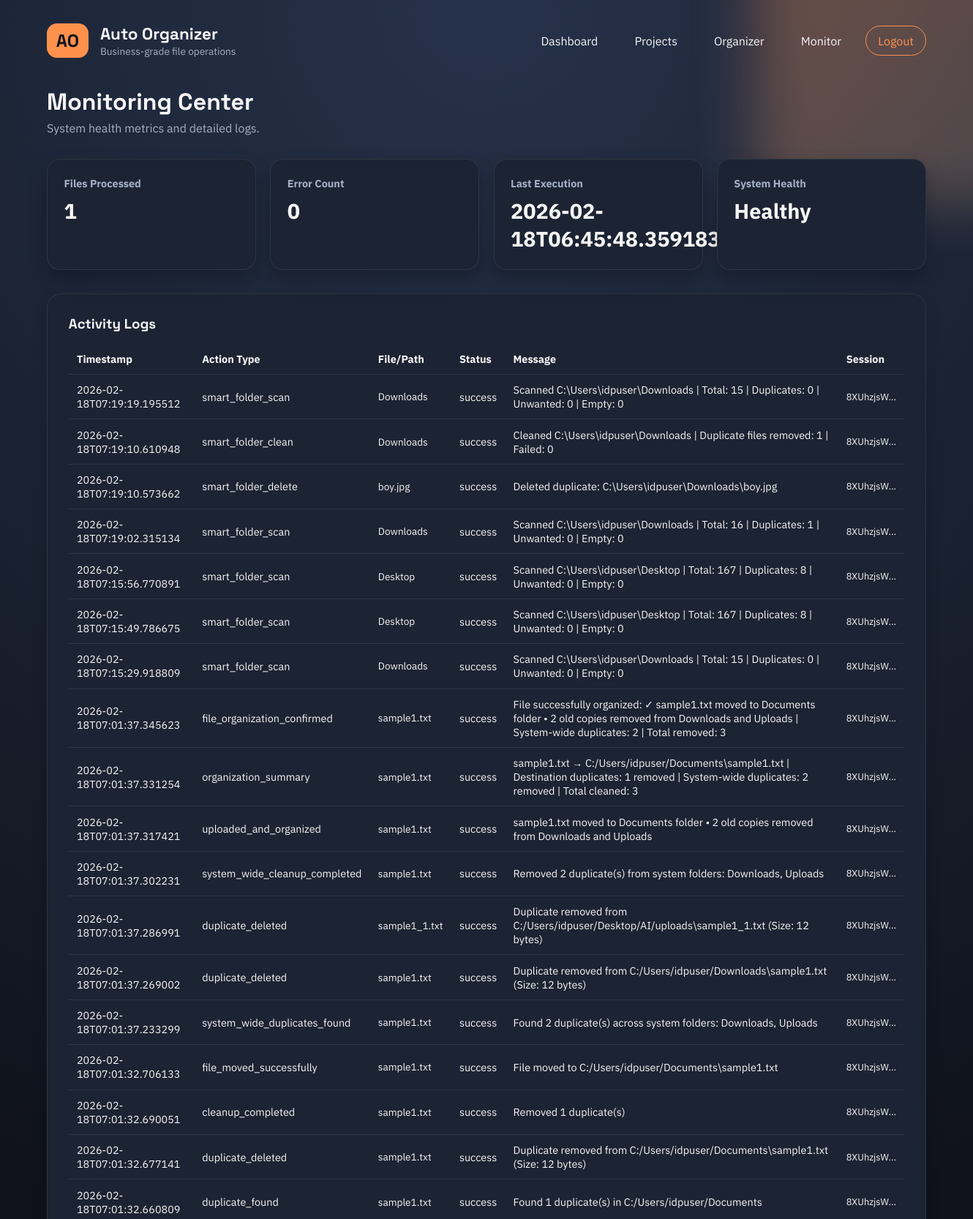
Screenshot of /logs (signed in, upper part) with the database file from the repository.
### tables this page shows
CREATE TABLE stats (
                    id INTEGER PRIMARY KEY AUTOINCREMENT,
                    total_files INTEGER NOT NULL,
                    total_errors INTEGER NOT NULL,
                    last_run TEXT NOT NULL,
                    session_id TEXT NOT NULL
                , username TEXT);

CREATE TABLE logs (
                    id INTEGER PRIMARY KEY AUTOINCREMENT,
                    action TEXT NOT NULL,
                    filename TEXT NOT NULL,
                    status TEXT NOT NULL,
                    message TEXT NOT NULL,
                    timestamp TEXT NOT NULL,
                    session_id TEXT NOT NULL
                , username TEXT);

### app.py (the view)
@app.route("/logs")
@login_required
def logs():
    session_id = ensure_session_id()
    username = session.get("username", "")
    stats = monitor.get_latest_stats(username, session_id)
    logs = db.get_recent_logs(username, limit=50)
    system_status = monitor.get_system_status(stats)
    return render_template(
        "logs.html",
        logs=logs,
        stats=stats,
        system_status=system_status,
        session_id=session_id,
    )

### app.py (called while the page is built)
def login_required(view_func):
    @wraps(view_func)
    def wrapper(*args, **kwargs):
        if "user_id" not in session:
            return redirect(url_for("login"))
        return view_func(*args, **kwargs)
    return wrapper

def ensure_session_id():
    if "session_id" not in session:
        session["session_id"] = "".join(random.choices(string.ascii_letters + string.digits, k=12))
    return session["session_id"]

### database_manager.py (called while the page is built)
    def _connect(self):
        conn = sqlite3.connect(self.db_path)
        conn.row_factory = sqlite3.Row
        return conn

    def get_recent_logs(self, username, limit=20):
        with self._connect() as conn:
            cursor = conn.cursor()
            cursor.execute(
                "SELECT * FROM logs WHERE username = ? ORDER BY id DESC LIMIT ?",
                (username, limit),
            )
            rows = cursor.fetchall()
            return [dict(row) for row in rows]

    def get_latest_stats(self, username):
        with self._connect() as conn:
            cursor = conn.cursor()
            cursor.execute(
                """
                SELECT * FROM stats
                WHERE username = ?
                ORDER BY id DESC
                LIMIT 1
                """,
                (username,),
            )
            row = cursor.fetchone()
            return dict(row) if row else None

### system_monitor.py (called while the page is built, shortened)
    def get_latest_stats(self, username, session_id):
        stats = self.db.get_latest_stats(username)
        return stats

    def get_system_status(self, stats):
        if not stats:
            return "Unknown"
        if stats["total_errors"] == 0:
            return "Healthy"
        if stats["total_errors"] < 3:
            return "Degraded"
        return "Attention Required"

### templates/logs.html
{% extends "base.html" %}
{% block content %}
<section class="page-header">
    <h2>Monitoring Center</h2>
    <p>System health metrics and detailed logs.</p>
</section>
<section class="stats-grid">
    <div class="stat-card">
        <h3>Files Processed</h3>
        <p class="stat-value">{{ stats.total_files }}</p>
    </div>
    <div class="stat-card">
        <h3>Error Count</h3>
        <p class="stat-value">{{ stats.total_errors }}</p>
    </div>
    <div class="stat-card">
        <h3>Last Execution</h3>
        <p class="stat-value">{{ stats.last_run }}</p>
    </div>
    <div class="stat-card">
        <h3>System Health</h3>
        <p class="stat-value">{{ system_status }}</p>
    </div>
</section>
<section class="panel">
    <h3>Activity Logs</h3>
    <div class="table-wrapper">
        <table>
            <thead>
                <tr>
                    <th>Timestamp</th>
                    <th>Action Type</th>
                    <th>File/Path</th>
                    <th>Status</th>
                    <th>Message</th>
                    <th>Session</th>
                </tr>
            </thead>
            <tbody>
                {% for log in logs %}
                <tr>
                    <td>{{ log.timestamp }}</td>
                    <td>
                        {% if log.action == 'file_created' %}
                            <span style="color: #2ecc71;">● Created</span>
                        {% elif log.action == 'file_deleted' %}
                            <span style="color: #e74c3c;">● Deleted</span>
                        {% elif log.action == 'file_modified' %}
                            <span style="color: #f39c12;">● Modified</span>
                        {% elif log.action == 'file_renamed' %}
                            <span style="color: #3498db;">● Renamed/Moved</span>
                        {% elif log.action == 'upload' %}
                            <span style="color: #9b59b6;">Upload</span>
                        {% elif log.action == 'delete' %}
                            <span style="color: #e74c3c;">Delete</span>
                        {% elif log.action == 'login' %}
                            <span style="color: #1abc9c;">Login</span>
                        {% elif log.action == 'logout' %}
                            <span style="color: #95a5a6;">Logout</span>
                        {% else %}
                            {{ log.action }}
                        {% endif %}
                    </td>
                    <td style="font-size: 0.85rem;">{{ log.filename }}</td>
                    <td>{{ log.status }}</td>
                    <td>{{ log.message }}</td>
                    <td style="font-size: 0.8rem;">{{ log.session_id[:8] }}...</td>
                </tr>
                {% else %}
                <tr>
                    <td colspan="6">No activity logged.</td>
                </tr>
                {% endfor %}
            </tbody>
        </table>
    </div>
</section>
{% endblock %}

### templates/base.html (shortened to what this page needs)
<!DOCTYPE html>
<html lang="en">
<head>
    <link rel="stylesheet" href="{{ url_for('static', filename='styles.css') }}" />
</head>
<body>
    <div class="background-shape"></div>
    <header class="top-bar">
        <div class="brand">
            <span class="brand-mark">AO</span>
            <div>
                <h1>Auto Organizer</h1>
                <p>Business-grade file operations</p>
            </div>
        </div>
        {% if session.get('user_id') %}
        <nav class="nav-links">
            <a href="{{ url_for('dashboard') }}">Dashboard</a>
            <a href="{{ url_for('projects') }}">Projects</a>
            <a href="{{ url_for('organize') }}">Organizer</a>
            <a href="{{ url_for('logs') }}">Monitor</a>
            <a href="{{ url_for('logout') }}" class="outline">Logout</a>
        </nav>
        {% endif %}
    </header>
    <main class="main-content">
        {% block content %}{% endblock %}
    </main>
</body>
</html>

### static/styles.css (style rules this page uses)
:root { --bg-dark: #0f121a; --bg-soft: #161c27; --bg-card: #1c2433; --accent: #ff914d; --accent-soft: #ffd1b0; --text-main: #f6f6f6; --text-muted: #a5b0c4; --border: rgba(255, 255, 255, 0.08); }
* { box-sizing: border-box; margin: 0; padding: 0; }
body { font-family: "IBM Plex Sans", sans-serif; background: radial-gradient(circle at top, #26324a 0%, var(--bg-dark) 45%); color: var(--text-main); min-height: 100vh; position: relative; overflow-x: hidden; }
.background-shape { position: absolute; width: 420px; height: 420px; background: linear-gradient(135deg, rgba(255, 145, 77, 0.35), rgba(255, 209, 176, 0.2)); filter: blur(40px); top: -140px; right: -120px; z-index: 0; }
.top-bar { display: flex; justify-content: space-between; align-items: center; padding: 2rem 4rem 1.5rem; position: relative; z-index: 1; }
.brand { display: flex; gap: 1rem; align-items: center; }
.brand-mark { font-family: "Space Grotesk", sans-serif; font-weight: 700; font-size: 1.5rem; color: var(--bg-dark); background: var(--accent); padding: 0.5rem 0.8rem; border-radius: 14px; }
.brand h1 { font-family: "Space Grotesk", sans-serif; font-size: 1.4rem; }
.brand p { font-size: 0.85rem; color: var(--text-muted); }
.nav-links { display: flex; gap: 1rem; }
.nav-links a { color: var(--text-main); text-decoration: none; padding: 0.6rem 1rem; border-radius: 999px; border: 1px solid transparent; transition: all 0.2s ease; }
.nav-links .outline { border-color: var(--accent); color: var(--accent); }
.main-content { padding: 1rem 4rem 3rem; position: relative; z-index: 1; }
.page-header { margin-bottom: 2rem; }
.page-header h2 { font-family: "Space Grotesk", sans-serif; font-size: 2rem; }
.page-header p { color: var(--text-muted); margin-top: 0.4rem; }
.stats-grid { display: grid; grid-template-columns: repeat(auto-fit, minmax(200px, 1fr)); gap: 1.2rem; margin-bottom: 2rem; }
.stat-card { background: var(--bg-card); padding: 1.4rem; border-radius: 18px; border: 1px solid var(--border); box-shadow: 0 12px 24px rgba(0, 0, 0, 0.25); }
.stat-card h3 { font-size: 0.9rem; color: var(--text-muted); margin-bottom: 0.6rem; }
.stat-value { font-size: 1.8rem; font-weight: 700; }
.panel { background: var(--bg-card); padding: 1.8rem; border-radius: 20px; border: 1px solid var(--border); box-shadow: 0 12px 20px rgba(0, 0, 0, 0.2); }
.panel h3 { font-family: "Space Grotesk", sans-serif; margin-bottom: 1rem; }
.table-wrapper { overflow-x: auto; }
.table-wrapper table { width: 100%; border-collapse: collapse; font-size: 0.9rem; }
.table-wrapper th, .table-wrapper td { text-align: left; padding: 0.7rem; border-bottom: 1px solid var(--border); }

### rows the page displays
stats: total_files "1", total_errors "0", last_run "2026-02-18T06:45:48.359183"
logs: timestamp "2026-02-18T07:19:19.195512", action "smart_folder_scan", filename "Downloads", status "success", message "Scanned C:\\Users\\idpuser\\Downloads | Total: 15 | Duplicates: 0 | Unwanted: 0 | Empty: 0", session_id "8XUhzjsW"
logs: timestamp "2026-02-18T07:19:10.610948", action "smart_folder_clean", filename "Downloads", status "success", message "Cleaned C:\\Users\\idpuser\\Downloads | Duplicate files removed: 1 | Failed: 0", session_id "8XUhzjsW"
logs: timestamp "2026-02-18T07:19:10.573662", action "smart_folder_delete", filename "boy.jpg", status "success", message "Deleted duplicate: C:\\Users\\idpuser\\Downloads\\boy.jpg", session_id "8XUhzjsW"
logs: timestamp "2026-02-18T07:19:02.315134", action "smart_folder_scan", filename "Downloads", status "success", message "Scanned C:\\Users\\idpuser\\Downloads | Total: 16 | Duplicates: 1 | Unwanted: 0 | Empty: 0", session_id "8XUhzjsW"
logs: timestamp "2026-02-18T07:15:56.770891", action "smart_folder_scan", filename "Desktop", status "success", message "Scanned C:\\Users\\idpuser\\Desktop | Total: 167 | Duplicates: 8 | Unwanted: 0 | Empty: 0", session_id "8XUhzjsW"
logs: timestamp "2026-02-18T07:15:49.786675", action "smart_folder_scan", filename "Desktop", status "success", message "Scanned C:\\Users\\idpuser\\Desktop | Total: 167 | Duplicates: 8 | Unwanted: 0 | Empty: 0", session_id "8XUhzjsW"
logs: timestamp "2026-02-18T07:15:29.918809", action "smart_folder_scan", filename "Downloads", status "success", message "Scanned C:\\Users\\idpuser\\Downloads | Total: 15 | Duplicates: 0 | Unwanted: 0 | Empty: 0", session_id "8XUhzjsW"
logs: timestamp "2026-02-18T07:01:37.345623", action "file_organization_confirmed", filename "sample1.txt", status "success", message "File successfully organized: ✓ sample1.txt moved to Documents folder • 2 old copies removed from Downloads and Uploads | System-wide duplicates: 2 | Total removed: 3", session_id "8XUhzjsW"
logs: timestamp "2026-02-18T07:01:37.331254", action "organization_summary", filename "sample1.txt", status "success", message "sample1.txt → C:/Users/idpuser/Documents\\sample1.txt | Destination duplicates: 1 removed | System-wide duplicates: 2 removed | Total cleaned: 3", session_id "8XUhzjsW"
logs: timestamp "2026-02-18T07:01:37.317421", action "uploaded_and_organized", filename "sample1.txt", status "success", message "sample1.txt moved to Documents folder • 2 old copies removed from Downloads and Uploads", session_id "8XUhzjsW"
logs: timestamp "2026-02-18T07:01:37.302231", action "system_wide_cleanup_completed", filename "sample1.txt", status "success", message "Removed 2 duplicate(s) from system folders: Downloads, Uploads", session_id "8XUhzjsW"
logs: timestamp "2026-02-18T07:01:37.286991", action "duplicate_deleted", filename "sample1_1.txt", status "success", message "Duplicate removed from C:/Users/idpuser/Desktop/AI/uploads\\sample1_1.txt (Size: 12 bytes)", session_id "8XUhzjsW"
logs: timestamp "2026-02-18T07:01:37.269002", action "duplicate_deleted", filename "sample1.txt", status "success", message "Duplicate removed from C:/Users/idpuser/Downloads\\sample1.txt (Size: 12 bytes)", session_id "8XUhzjsW"
logs: timestamp "2026-02-18T07:01:37.233299", action "system_wide_duplicates_found", filename "sample1.txt", status "success", message "Found 2 duplicate(s) across system folders: Downloads, Uploads", session_id "8XUhzjsW"
logs: timestamp "2026-02-18T07:01:32.706133", action "file_moved_successfully", filename "sample1.txt", status "success", message "File moved to C:/Users/idpuser/Documents\\sample1.txt", session_id "8XUhzjsW"
logs: timestamp "2026-02-18T07:01:32.690051", action "cleanup_completed", filename "sample1.txt", status "success", message "Removed 1 duplicate(s)", session_id "8XUhzjsW"
logs: timestamp "2026-02-18T07:01:32.677141", action "duplicate_deleted", filename "sample1.txt", status "success", message "Duplicate removed from C:/Users/idpuser/Documents\\sample1.txt (Size: 12 bytes)", session_id "8XUhzjsW"
logs: timestamp "2026-02-18T07:01:32.660809", action "duplicate_found", filename "sample1.txt", status "success", message "Found 1 duplicate(s) in C:/Users/idpuser/Documents", session_id "8XUhzjsW"

### other values shown
{{ system_status }} "Healthy"
